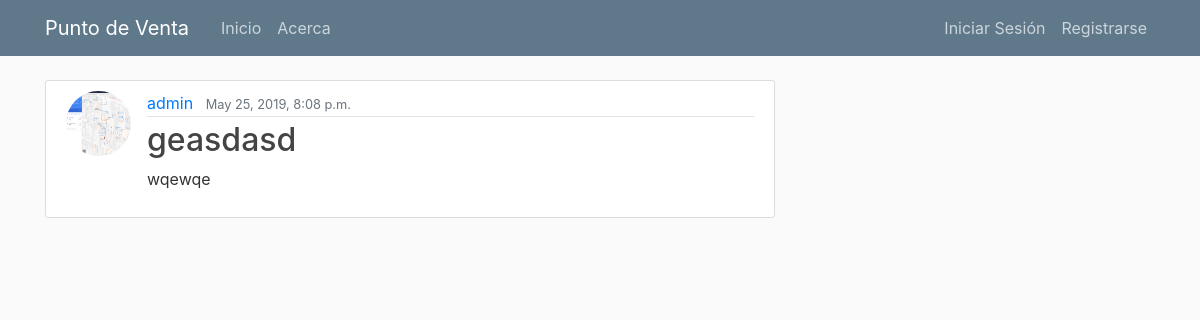
The page /post/8/ on the database its author committed.
### blog/models.py (models this page shows, shortened)
class Post(models.Model):
    title = models.CharField(max_length=100)
    content = models.TextField()
    date_posted = models.DateTimeField(default=timezone.now)
    author = models.ForeignKey(User, on_delete=models.CASCADE)

### users/models.py (models this page shows, shortened)
class Profile(models.Model):
    user = models.OneToOneField(User, on_delete=models.CASCADE)
    image = models.ImageField(default='default.jpg', upload_to='profile_pics')

### blog/views.py (the view)
# urls.py: path('post/<int:pk>/', PostDetailView.as_view(), name='post-detail'),
class PostDetailView(DetailView):
    model = Post

### blog/templates/blog/post_detail.html (shortened to what this page needs)
{% extends "blog/base.html" %}
{% block content %}
    <article class="media content-section">
        <img class="rounded-circle article-img" src ="{{  object.author.profile.image.url }}">
        <div class="media-body">
            <div class="article-metadata">
                <a class="mr-2" href="#">{{ object.author }}</a>
                <small class="text-muted">{{ object.date_posted }}</small>
            </div>
            <h2 class="article-title">{{ object.title }}</h2>
            <p class="article-content">{{ object.content }}</p>
        </div>
    </article>
{% endblock content %}

### blog/static/blog/main.css (style rules this page uses)
body { background: #fafafa; color: #333333; margin-top: 5rem; }
h1, h2, h3, h4, h5, h6 { color: #444444; }
.content-section { background: #ffffff; padding: 10px 20px; border: 1px solid #dddddd; border-radius: 3px; margin-bottom: 20px; }
.article-title { color: #444444; }
.article-content { white-space: pre-line; }
.article-img { height: 65px; width: 65px; margin-right: 16px; }
.article-metadata { padding-bottom: 1px; margin-bottom: 4px; border-bottom: 1px solid #e3e3e3 }

### rows shown on the page
Post: author.profile.image (picture), author "admin", date_posted "May 25, 2019, 8:08 p.m.", title "geasdasd", content "wqewqe"
